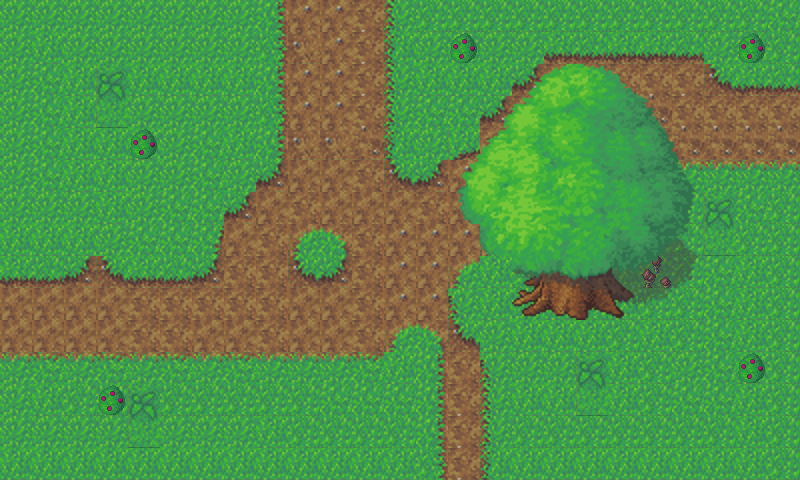

Rendered tile map (Tiled .tmx) drawn with the repository's tilesets; below, a short description and the map source with its tile grids summarised:
An orthogonal 25x15 tile map with 32x32 px tiles, 3 tile layers (Background, Foreground, Top), 5 tilesets and 1 object (TreeCollisionArea).

<map version="1.0" orientation="orthogonal" renderorder="right-down" width="25" height="15" tilewidth="32" tileheight="32" nextobjectid="9">
 <tileset firstgid="1" name="grass-tiles-2-small" tilewidth="32" tileheight="32" tilecount="72">
  <image source="grass-tiles-2-small.png" width="384" height="192" />
 </tileset>
 <tileset firstgid="73" name="littleshrooms_0" tilewidth="32" tileheight="32" tilecount="1">
  <image source="littleshrooms_0.png" width="32" height="40" />
 </tileset>
 <tileset firstgid="74" name="tree2-final" tilewidth="32" tileheight="32" tilecount="64">
  <image source="tree2-final.png" width="256" height="256" />
  <tile id="63">
   <objectgroup draworder="index" />
  </tile>
 </tileset>
 <tileset firstgid="138" name="qubodup-bush_0" tilewidth="32" tileheight="32" tilecount="1">
  <image source="qubodup-bush_0.png" width="32" height="32" />
 </tileset>
 <tileset firstgid="139" name="qubodup-bush_berries_0" tilewidth="32" tileheight="32" tilecount="1">
  <image source="qubodup-bush_berries_0.png" width="32" height="32" />
 </tileset>
 <layer name="Background" width="25" height="15">
  <data>[375 cells, 375 non-empty, 27 distinct tile ids]</data>
 </layer>
 <layer name="Foreground" width="25" height="15">
  <data>[375 cells, 14 non-empty, 10 distinct tile ids]</data>
 </layer>
 <layer name="Top" width="25" height="15">
  <data>[375 cells, 51 non-empty, 51 distinct tile ids]</data>
 </layer>
 <objectgroup name="Collision">
  <object id="1" name="TreeCollisionArea" x="510" y="256" width="128" height="62" />
 </objectgroup>
</map>
